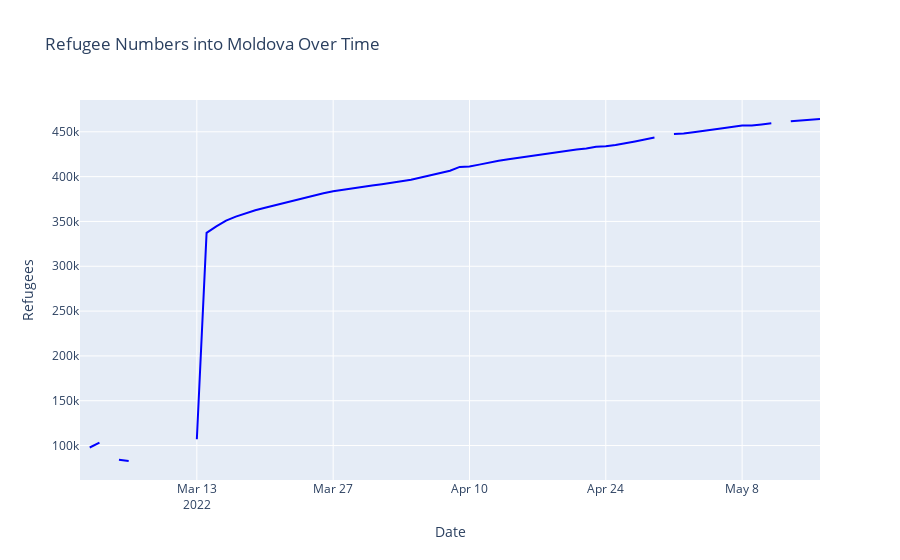

Write notebook code for a chart like this one.
### Code cell
fig3 = px.line(moldova_df, x='Date', y='Moldova', title='Refugee Numbers into Moldova Over Time')
fig3.update_traces(line_color='blue')
fig3.update_layout(yaxis_title="Refugees")
fig3.show()

### Figure 1 — Plotly figure (JSON) as saved in the notebook; plotly's stock layout.template omitted (floating-point values rounded to 4 significant figures)
{"data": [{"hovertemplate": "Date=%{x}<br>Moldova=%{y}<extra></extra>", "legendgroup": "", "line": {"color": "blue", "dash": "solid"}, "marker": {"symbol": "circle"}, "mode": "lines", "name": "", "orientation": "v", "showlegend": false, "type": "scatter", "x": ["2022-03-01", "2022-03-02", "2022-03-03", "2022-03-04", "2022-03-05", "2022-03-06", "2022-03-07", "2022-03-08", "2022-03-09", "2022-03-10", "2022-03-11", "2022-03-12", "2022-03-13", "2022-03-14", "2022-03-15", "2022-03-16", "2022-03-17", "2022-03-18", "2022-03-19", "2022-03-20", "2022-03-21", "2022-03-22", "2022-03-23", "2022-03-24", "2022-03-25", "2022-03-26", "2022-03-27", "2022-03-29", "2022-03-30", "2022-03-31", "2022-04-01", "2022-04-02", "2022-04-03", "2022-04-04", "2022-04-05", "2022-04-06", "2022-04-07", "2022-04-08", "2022-04-09", "2022-04-10", "2022-04-11", "2022-04-12", "2022-04-13", "2022-04-14", "2022-04-15", "2022-04-16", "2022-04-17", "2022-04-18", "2022-04-19", "2022-04-20", "2022-04-21", "2022-04-22", "2022-04-23", "2022-04-24", "2022-04-25", "2022-04-27", "2022-04-28", "2022-04-29", "2022-04-30", "2022-05-01", "2022-05-02", "2022-05-03", "2022-05-04", "2022-05-05", "2022-05-06", "2022-05-08", "2022-05-09", "2022-05-10", "2022-05-11", "2022-05-12", "2022-05-13", "2022-05-15", "2022-05-16"], "xaxis": "x", "y": [null, 97827, 103254, null, "84067", "82762", null, null, null, "104929", null, null, 106994, 337215, 344454, 350886, "355426", "359056", "362514", 365197, 367913, 371104, "374059", "376748", "379204", "381395", "383627", 387151, "388837", "390187", "391592", "392933", "394740", "396448", "399039", "401704", 404257, "406611", "410882", "411365", 413374, "415850", 417650, 419499, "421130", "422550", 423852, 425227, 426964, 428577, 430170, "431468", "433214", "433895", 435275, 439290, 441437, "443559", null, "447604", "448170", 449605, "450797", 452038, "453848", "456947", "457066", 458242, 459546, null, "461742", "463348", 464294], "yaxis": "y"}], "layout": {"legend": {"tracegroupgap": 0}, "title": {"text": "Refugee Numbers into Moldova Over Time"}, "xaxis": {"anchor": "y", "domain": [0, 1], "title": {"text": "Date"}}, "yaxis": {"anchor": "x", "domain": [0, 1], "title": {"text": "Refugees"}}}}
